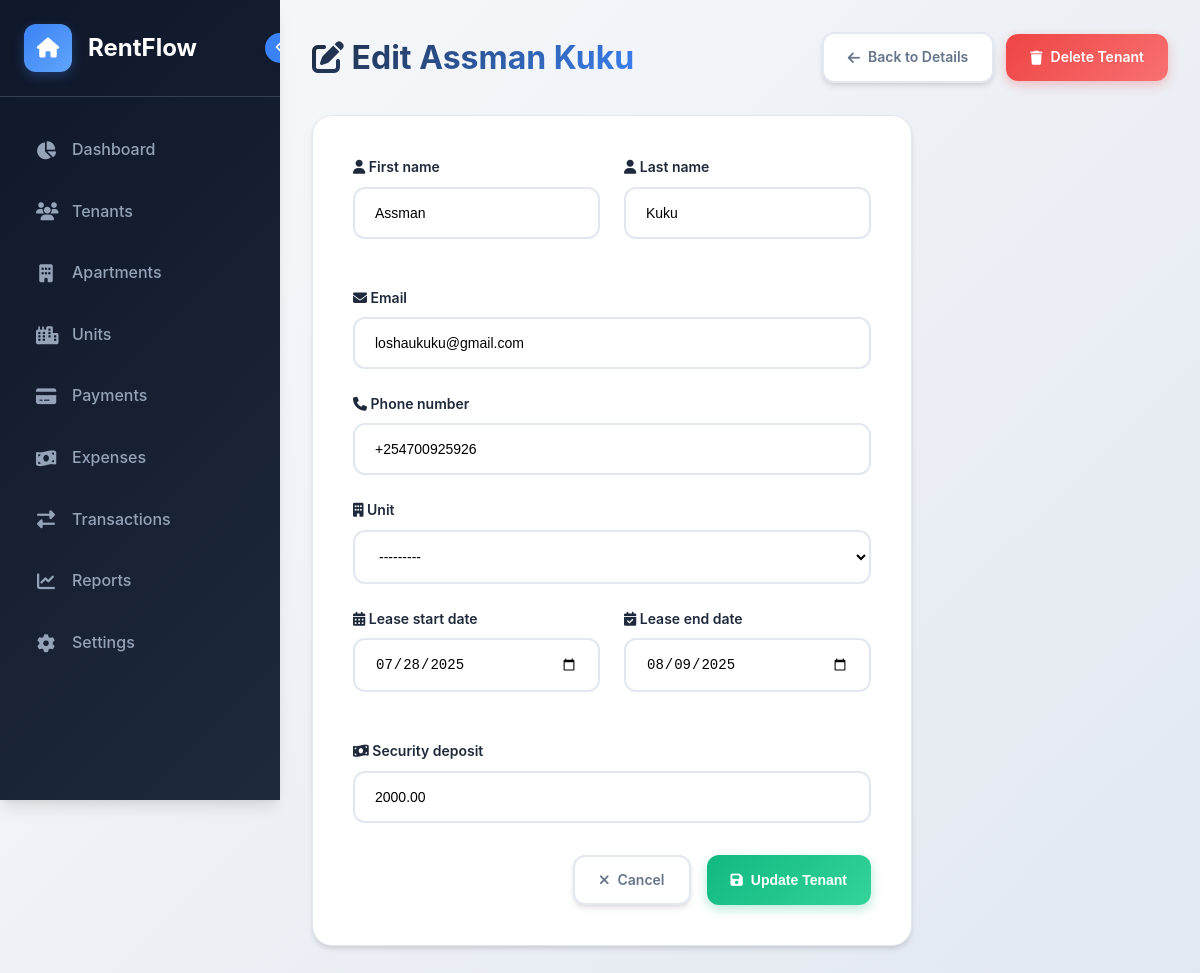
The app's page /tenants/1/edit/ with its own data.
### rentals/models.py (models this page shows, shortened)
class Tenant(models.Model):
    PAYMENT_STATUS = [
        ('paid', 'Paid'),
        ('unpaid', 'Unpaid'),
        ('partial', 'Partial'),
        ('overdue', 'Overdue'),
    ]
    phone_regex = RegexValidator(
        regex=r'^\+?1?\d{9,15}$',
        message="Phone number must be entered in the format: '+999999999'. Up to 15 digits allowed."
    )
    first_name = models.CharField(max_length=50)
    last_name = models.CharField(max_length=50)
    email = models.EmailField(unique=True)
    phone_number = models.CharField(validators=[phone_regex], max_length=17)
    unit = models.OneToOneField('Unit', on_delete=models.CASCADE, related_name='tenant')
    lease_start_date = models.DateField()
    lease_end_date = models.DateField()
    security_deposit = models.DecimalField(max_digits=10, decimal_places=2)
    payment_status = models.CharField(max_length=10, choices=PAYMENT_STATUS, default='unpaid')
    created_at = models.DateTimeField(auto_now_add=True)
    updated_at = models.DateTimeField(auto_now=True)
    @property
    def full_name(self):
        return f"{self.first_name} {self.last_name}"
    class Meta:
        ordering = ['first_name', 'last_name']

### rentals/views.py (the view)
# urls.py: path('tenants/<int:tenant_id>/edit/', views.edit_tenant, name='edit_tenant'),
def edit_tenant(request, tenant_id):
    tenant = get_object_or_404(Tenant, id=tenant_id)
    if request.method == 'POST':
        form = TenantForm(request.POST, instance=tenant)
        if form.is_valid():
            tenant = form.save()
            messages.success(request, f'Tenant {tenant.full_name} updated successfully!')
            return redirect('tenants_list')
    else:
        form = TenantForm(instance=tenant)
    return render(request, 'rentals/edit_tenant.html', {
        'form': form,
        'tenant': tenant
    })

### templates/rentals/edit_tenant.html (shortened to what this page needs)
{% extends 'base.html' %}
{% block content %}
<div class="header">
    <h1 class="page-title">
        <i class="fas fa-edit"></i>
        Edit {{ tenant.full_name }}
    </h1>
    <div class="header-actions">
        <a href="{% url 'view_tenant' tenant.id %}" class="btn btn-secondary">
            <i class="fas fa-arrow-left"></i>
            Back to Details
        </a>
        <a href="{% url 'delete_tenant' tenant.id %}" class="btn btn-danger">
            <i class="fas fa-trash"></i>
            Delete Tenant
        </a>
    </div>
</div>
<div class="form-container">
    <form method="post">
        <div style="display: grid; grid-template-columns: 1fr 1fr; gap: 24px; margin-bottom: 24px;">
            <div class="form-group">
                <label class="form-label">
                    <i class="fas fa-user"></i>
                    {{ form.first_name.label }}
                </label>
                {{ form.first_name }}
            </div>
            <div class="form-group">
                <label class="form-label">
                    <i class="fas fa-user"></i>
                    {{ form.last_name.label }}
                </label>
                {{ form.last_name }}
            </div>
        </div>
        <div class="form-group">
            <label class="form-label">
                <i class="fas fa-envelope"></i>
                {{ form.email.label }}
            </label>
            {{ form.email }}
        </div>
        <div class="form-group">
            <label class="form-label">
                <i class="fas fa-phone"></i>
                {{ form.phone_number.label }}
            </label>
            {{ form.phone_number }}
        </div>
        <div class="form-group">
            <label class="form-label">
                <i class="fas fa-building"></i>
                {{ form.unit.label }}
            </label>
            {{ form.unit }}
        </div>
        <div style="display: grid; grid-template-columns: 1fr 1fr; gap: 24px; margin-bottom: 24px;">
            <div class="form-group">
                <label class="form-label">
                    <i class="fas fa-calendar-alt"></i>
                    {{ form.lease_start_date.label }}
                </label>
                {{ form.lease_start_date }}
            </div>
            <div class="form-group">
                <label class="form-label">
                    <i class="fas fa-calendar-check"></i>
                    {{ form.lease_end_date.label }}
                </label>
                {{ form.lease_end_date }}
            </div>
        </div>
        <div class="form-group">
            <label class="form-label">
                <i class="fas fa-money-bill-wave"></i>
                {{ form.security_deposit.label }}
            </label>
            {{ form.security_deposit }}
        </div>
        <div style="display: flex; gap: 16px; margin-top: 32px; justify-content: flex-end;">
            <a href="{% url 'view_tenant' tenant.id %}" class="btn btn-secondary">
                <i class="fas fa-times"></i>
                Cancel
            </a>
            <button type="submit" class="btn btn-success">
                <i class="fas fa-save"></i>
                Update Tenant
            </button>
        </div>
    </form>
</div>
{% endblock %}

### templates/base.html (style rules this page uses)
:root { --primary-color: #3b82f6; --primary-dark: #2563eb; --primary-light: #60a5fa; --secondary-color: #64748b; --success-color: #10b981; --warning-color: #f59e0b; --danger-color: #ef4444; --dark-bg: #0f172a; --dark-bg-light: #1e293b; --dark-bg-lighter: #334155; --light-bg: #f8fafc; --white: #ffffff; --text-dark: #1e293b; --text-light: #64748b; --text-muted: #94a3b8; --border-color: #e2e8f0; --shadow: 0 4px 6px -1px rgba(0, 0, 0, 0.1), 0 2px 4px -1px rgba(0, 0, 0, 0.06); --shadow-lg: 0 10px 15px -3px rgba(0, 0, 0, 0.1), 0 4px 6px -2px rgba(0, 0, 0, 0.05); --sidebar-width: 280px; --sidebar-collapsed-width: 80px; }
* { margin: 0; padding: 0; box-sizing: border-box; }
body { font-family: 'Inter', -apple-system, BlinkMacSystemFont, 'Segoe UI', Roboto, sans-serif; background: linear-gradient(135deg, #f8fafc 0%, #e2e8f0 100%); color: var(--text-dark); line-height: 1.6; overflow-x: hidden; }
.header { display: flex; justify-content: space-between; align-items: center; margin-bottom: 32px; animation: slideInRight 0.6s ease-out; }
.page-title { font-size: 32px; font-weight: 700; color: var(--text-dark); background: linear-gradient(135deg, var(--text-dark) 0%, var(--primary-color) 100%); -webkit-background-clip: text; -webkit-text-fill-color: transparent; background-clip: text; }
.header-actions { display: flex; gap: 12px; align-items: center; }
.btn { padding: 12px 24px; border: none; border-radius: 12px; cursor: pointer; font-weight: 600; font-size: 14px; transition: all 0.3s cubic-bezier(0.4, 0, 0.2, 1); text-decoration: none; display: inline-flex; align-items: center; gap: 8px; position: relative; overflow: hidden; }
.btn::before { content: ''; position: absolute; top: 0; left: -100%; width: 100%; height: 100%; background: linear-gradient(90deg, transparent, rgba(255, 255, 255, 0.2), transparent); transition: left 0.6s; }
.btn-secondary { background: white; color: var(--text-light); border: 2px solid var(--border-color); box-shadow: var(--shadow); }
.btn-success { background: linear-gradient(135deg, var(--success-color) 0%, #34d399 100%); color: white; box-shadow: 0 4px 12px rgba(16, 185, 129, 0.3); }
.btn-danger { background: linear-gradient(135deg, var(--danger-color) 0%, #f87171 100%); color: white; box-shadow: 0 4px 12px rgba(239, 68, 68, 0.3); }
.form-container { background: white; border-radius: 20px; padding: 40px; box-shadow: var(--shadow); border: 1px solid var(--border-color); max-width: 600px; animation: fadeInScale 0.6s ease-out; }
.form-group { margin-bottom: 24px; }
.form-label { display: block; margin-bottom: 8px; font-weight: 600; color: var(--text-dark); font-size: 14px; }
.form-input, .form-select { width: 100%; padding: 16px 20px; border: 2px solid var(--border-color); border-radius: 12px; font-size: 14px; transition: all 0.3s ease; background: white; }

### records on screen
Tenant: full_name "Assman Kuku", first_name "Assman", last_name "Kuku", email "loshaukuku@gmail.com", phone_number "+254700925926", unit "---------", lease_start_date "07/28/2025", lease_end_date "08/09/2025", security_deposit "2000.00"
